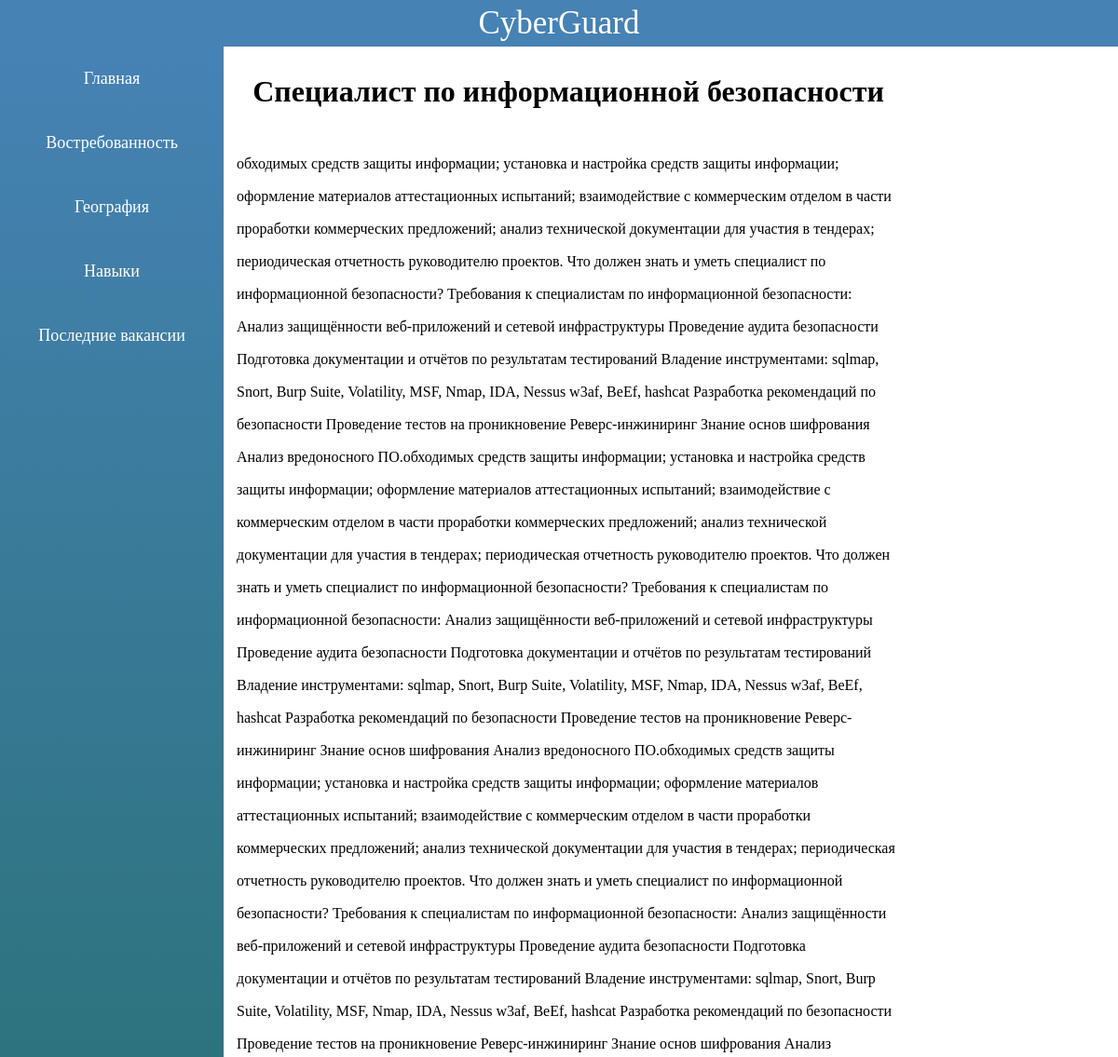
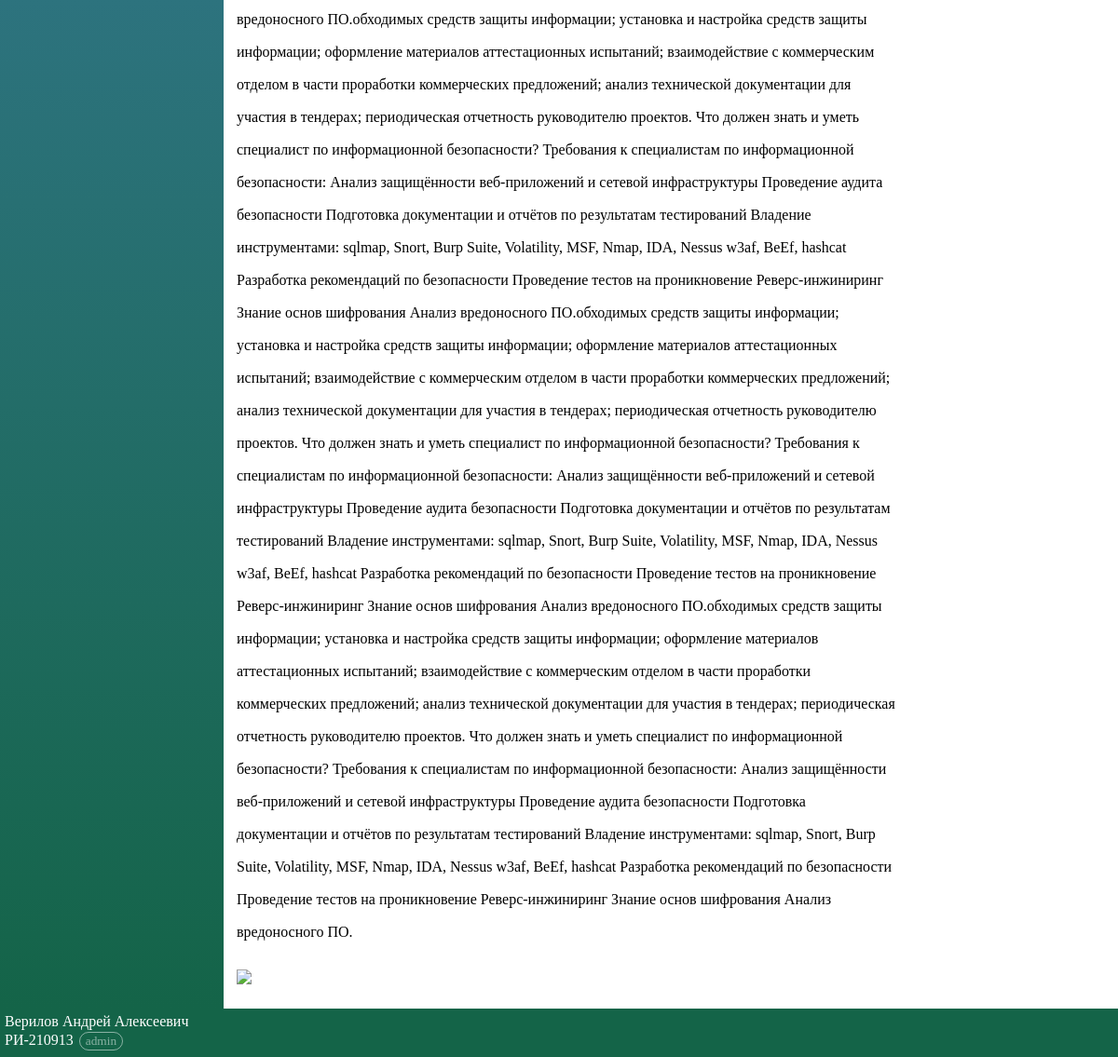
/, run on an earlier commit of the app's database (2 pictures, top to bottom).
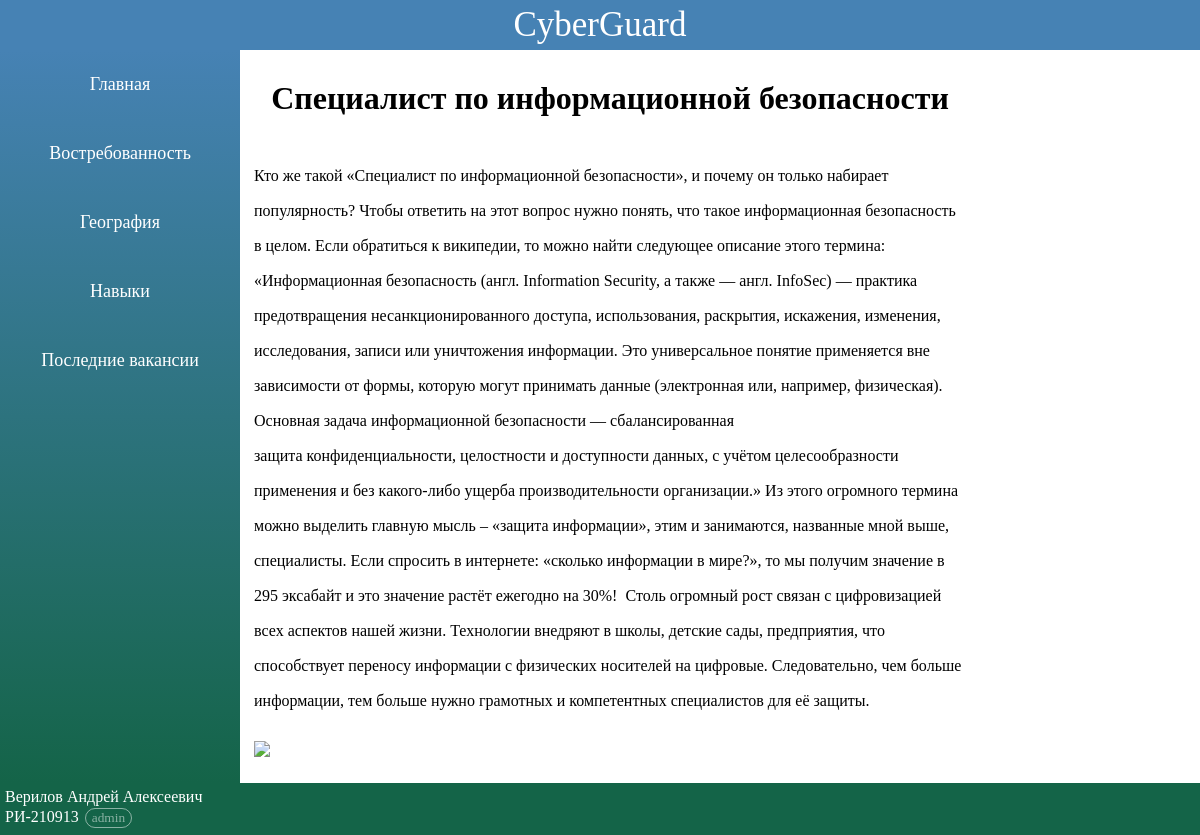
And on a later commit of the database.
### app1/models.py (models this page shows, shortened)
class Profession (models.Model):
    title = models.CharField('Назввание',max_length=50)
    description = models.TextField('Описание')
    class Meta:
        verbose_name = "Професcия"
        verbose_name_plural = 'Профессии'

### app1/views.py (the view)
# urls.py: path('', index_page),
def index_page(request):
    data = {
         'profession': Profession.objects.get(id=2)
    }
    return render(request, "index.html", context=data)

### templates/index.html
{% load static %}
{% include "header.html" %}
            <div class = content>
                <h1>{{profession.title}}</h1>
                <div class = description>
                    <p>{{ profession.description }}</p>
                    <img src="https://skp-surgut.ru/wp-content/uploads/2022/03/3408-preobrazovannyj.png">
                </div>
            </div>
{% include "footer.html" %}

### templates/header.html (shortened to what this page needs)
{% load static %}
<!doctype html>
<html lang="en">
<head>
    <link rel="stylesheet" href="{% static 'css/style.css' %}">
</head>
<body>
    <div class = wrapper>
        <header>CyberGuard</header>
        <div class = main_block>
            <div class = menu>
                <button class = 'menu_button main' onclick="location.href = '/'">Главная</button>
                <button class = 'menu_button 2' onclick="location.href = '/topicality'">Востребованность</button>
                <button class = 'menu_button geo' onclick="location.href = '/geo'">География</button>
                <button class = 'menu_button skills' onclick="location.href = '/skills'">Навыки</button>
                <button class = 'menu_button vacs' onclick="location.href = '/vacs'">Последние вакансии</button>
            </div>

### templates/footer.html
{% load static %}
</div>
    <footer>
        Верилов Андрей Алексеевич<br>РИ-210913
        <button class = "admin_button" onclick="location.href = '/admin/'">admin</button>
    </footer>
    </div>
</body>
</html>

### static/css/style.css (style rules this page uses)
* { font-family: "Lucida Console"; }
header { text-align: center; font-family: Impact; font-size: 35px; color:#fff; background-color: rgb(70,130,180); padding: 5px; }
footer { background-color: #146448; padding: 5px; background-position: bottom; flex:0 0 auto; color:white; }
html,body { margin:0; height: 100%; width:100%; }
html { background-image: url('../pictures/fon.jpg'); }
h1 { text-align: center; }
.main_block { display: flex; flex-direction: row; flex: 1 0 auto; line-height:35px; }
.content { padding:5px; margin:5px; flex: 1 0 auto; min-width:55%; max-width: 60%; #border:1px dotted grey; }
.wrapper { background:white; display: flex; flex-direction: column; min-height: 100%; }
.menu { flex: 0 1 auto; max-height:100%; width:20%; min-height:100%; background:linear-gradient(#4682B4, #146448); display: flex; flex-direction: column; }
.menu_button { margin: 3px; height: 63px; background-color: rgba(0,0,0,0); border:none; border-radius: 20px; color :white; font-size: 18px; }
.description { position: center; #border:1px solid black; padding:4px; }
.admin_button { position: relative; background-color: rgba(0,0,0,0); color:rgba(255,255,255,0.5); border:1px solid rgba(255,255,255,0.5); border-radius: 20px; margin:2px; }

What changed in the data, as far as the page shows it:
changed Profession "Специалист по информационной безопасности": description "обходимых средств защиты информации; установка и настройка средств защиты информации; оформление материалов аттестационных испытаний; взаимодействие с коммерческим отделом в части проработки коммерческих предложений; анализ технической документации для участия в тендерах; периодическая отчетность руководителю проектов. Что должен знать и уметь специалист по информационной безопасности? Требования к специалистам по информационной безопасности: Анализ защищённости веб-приложений и сетевой инфраструктуры Проведение аудита безопасности Подготовка документации и отчётов по результатам тестирований Владение инструментами: sqlmap, Snort, Burp Suite, Volatility, MSF, Nmap, IDA, Nessus w3af, BeEf,…" → "Кто же такой «Специалист по информационной безопасности», и почему он только набирает популярность? Чтобы ответить на этот вопрос нужно понять, что такое информационная безопасность в целом. Если обратиться к википедии, то можно найти следующее описание этого термина: «Информационная безопасность (англ. Information Security, а также — англ. InfoSec) — практика предотвращения несанкционированного доступа, использования, раскрытия, искажения, изменения, исследования, записи или уничтожения информации. Это универсальное понятие применяется вне зависимости от формы, которую могут принимать данные (электронная или, например, физическая). Основная задача информационной безопасности —…"
